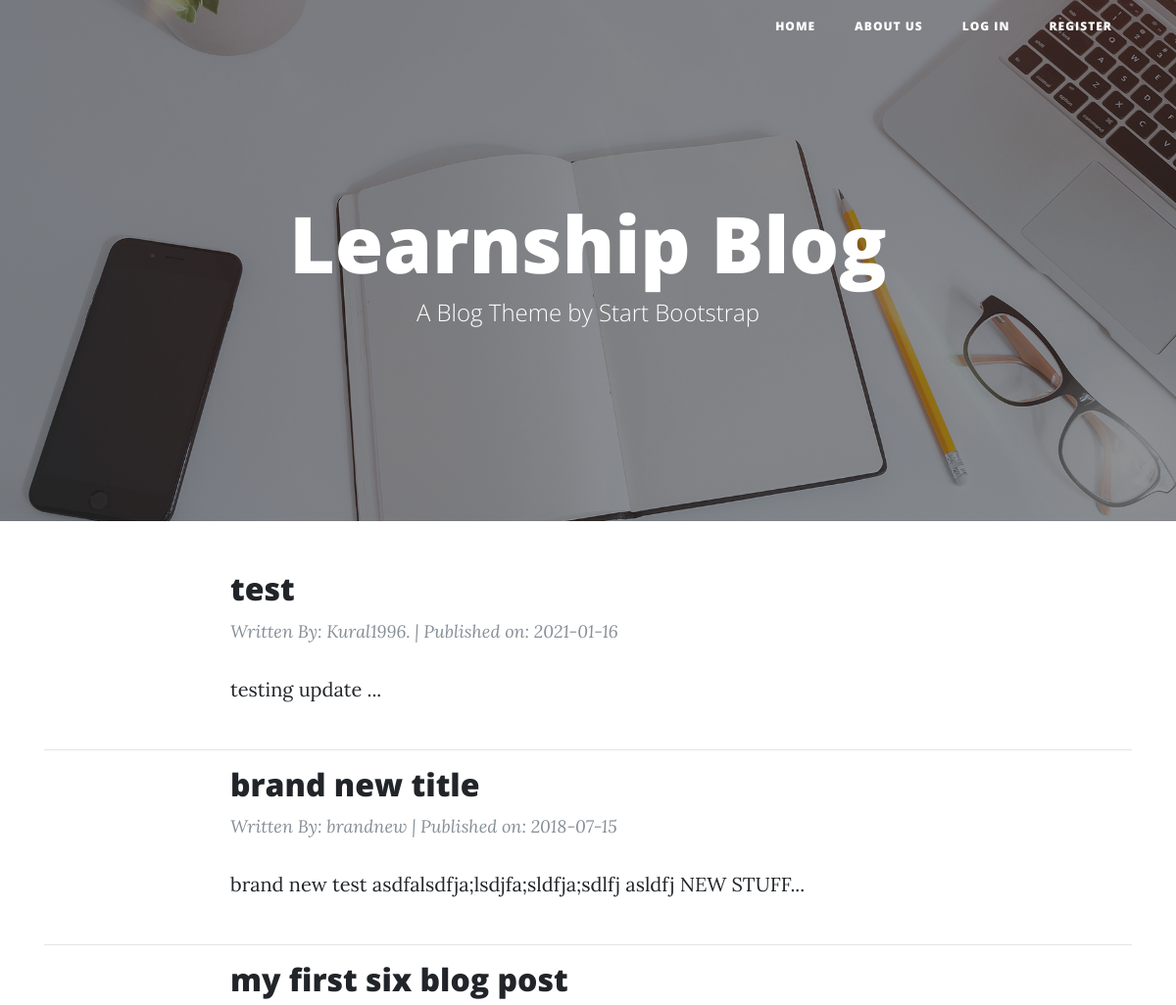
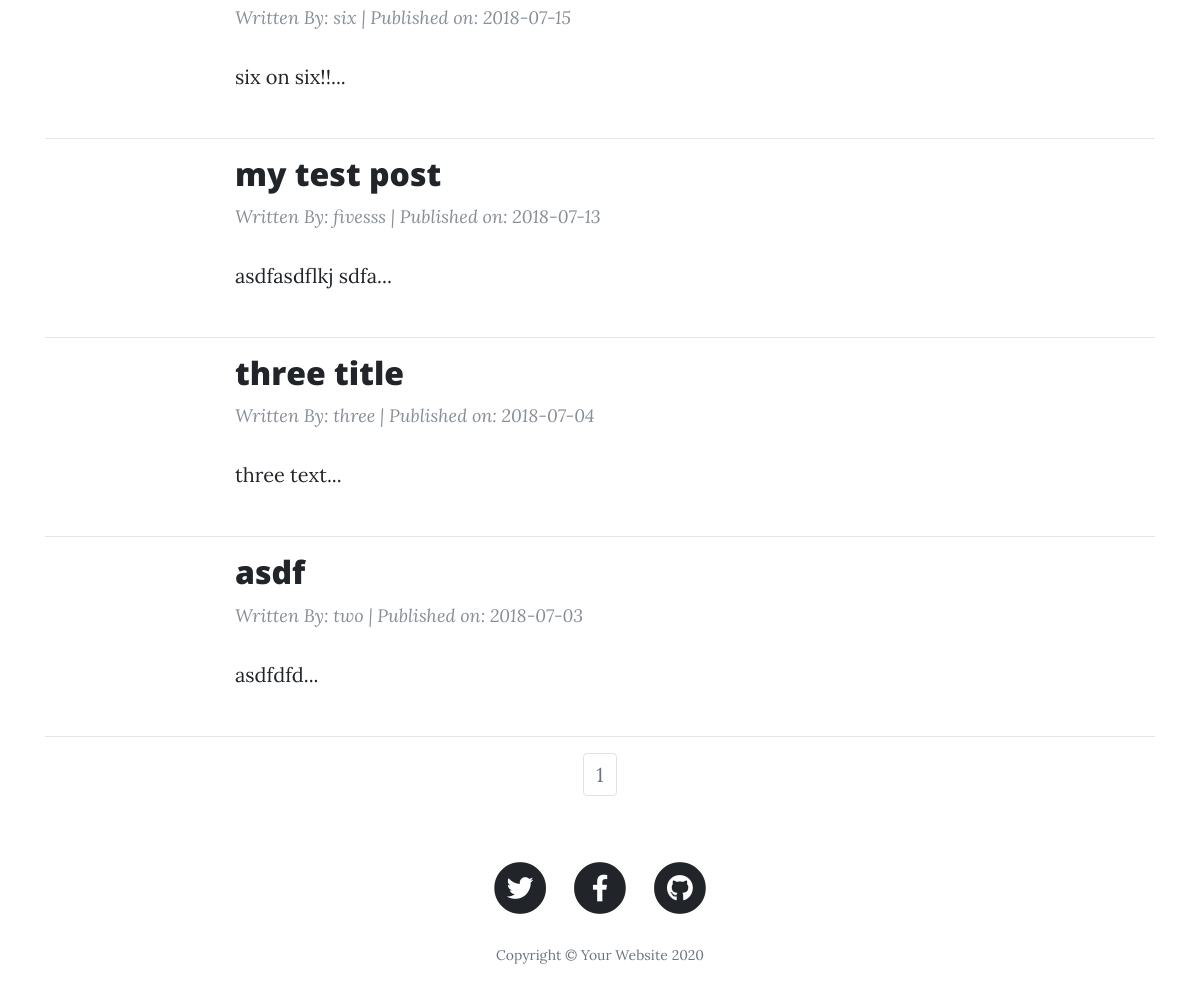
The page / on the database its author committed (2 pictures, top to bottom).
### learnshipblog/models.py (models this page shows, shortened)
class BlogPost(db.Model):
    users = db.relationship(User)
    id = db.Column(db.Integer, primary_key=True)
    user_id = db.Column(db.Integer, db.ForeignKey('users.id'), nullable=False)
    date = db.Column(db.DateTime, nullable=False, default=datetime.utcnow)
    title = db.Column(db.String(140), nullable=False)
    text = db.Column(db.Text, nullable=False)

class User(db.Model, UserMixin):
    __tablename__ = 'users'
    id = db.Column(db.Integer, primary_key = True)
    profile_image = db.Column(db.String(20), nullable=False, default='default_profile.png')
    email = db.Column(db.String(64), unique=True, index=True)
    username = db.Column(db.String(64), unique=True, index=True)
    password_hash = db.Column(db.String(128))
    posts = db.relationship('BlogPost', backref='author', lazy=True)

### learnshipblog/core/views.py (the view)
@core.route('/')
def index():
    page = request.args.get('page', 1, type=int)
    blog_posts = BlogPost.query.order_by(BlogPost.date.desc()).paginate(page=page, per_page=10)
    return render_template('index.html',blog_posts=blog_posts)

### learnshipblog/templates/index.html (shortened to what this page needs)
{% extends "base.html" %}
{% block content %}
<header class="masthead" style="background-image: url('static/img/home-bg.jpg')">
  <div class="overlay"></div>
  <div class="container">
    <div class="row">
      <div class="col-lg-8 col-md-10 mx-auto">
        <div class="site-heading">
          <h1>Learnship Blog</h1>
          <span class="subheading">A Blog Theme by Start Bootstrap</span>
        </div>
      </div>
    </div>
  </div>
</header>
  <div class="container">
    {% for post in blog_posts.items %}
    <div class="row">
      <div class="col-lg-8 col-md-10 mx-auto">
        <div class="post-preview">
        <h2 class="post-title"><a class="card-title" href="  {{ url_for('blog_posts.blog_post', blog_post_id=post.id) }}">{{ post.title }}</a></h2>
        <a class="post-meta" href="{{ url_for('users.user_posts', username=post.author.username) }}">Written By: {{ post.author.username }} | Published on: {{ post.date.strftime('%Y-%m-%d') }}</a>
        <p class="post-subtitle">{{ post.text[:100] }}...</p>
      </div>
    </div>
    </div>
    <hr>
   {% endfor %}
  </div>
   <nav aria-label="Page navigation example">
     <ul class="pagination justify-content-center">
       {% for page_num in blog_posts.iter_pages(left_edge=1, right_edge=1, left_current=1, right_current=2) %}
          {% if blog_posts.page == page_num %}
          <li class="page-item disabled">
            <a class="page-link" href="{{ url_for('core.index', page=page_num) }}">{{ page_num }}</a></li>
          {% else %}
            <li class="page-item"><a class="page-link" href="{{ url_for('core.index', page=page_num) }}">{{ page_num }}</a></li>
          {% endif %}
      {% endfor %}
    </nav>
{% endblock %}

### learnshipblog/templates/base.html (shortened to what this page needs)
<!DOCTYPE html>
<html lang="en">
<head>
  <link href="static/vendor/bootstrap/css/bootstrap.min.css" rel="stylesheet">
  <link href="static/vendor/fontawesome-free/css/all.min.css" rel="stylesheet" type="text/css">
  <link href="static/css/clean-blog.min.css" rel="stylesheet">
</head>
<body>
  <nav class="navbar navbar-expand-lg navbar-light fixed-top" id="mainNav">
    <div class="container">
      <div class="collapse navbar-collapse" id="navbarResponsive">
        <ul class="navbar-nav ml-auto">
          <li class="nav-item">
            <a class="nav-link" href="{{ url_for('core.index') }}">Home</a>
          </li>
          <li class="nav-item">
            <a class="nav-link" href="{{ url_for('core.info') }}">About Us</a>
          </li>
            {% if current_user.is_authenticated %}
            <li class="nav-item"><a class="nav-link" href="{{ url_for('users.logout') }}">Log Out</a></li>
            <li class="nav-item"><a class="nav-link" href="{{ url_for('users.account') }}">Account</a></li>
            <li class="nav-item"><a class="nav-link" href="{{ url_for('blog_posts.create_post') }}">Create Post</a></li>
            {% else %}
            <li class="nav-item"><a class="nav-link" href="{{ url_for('users.login') }}">Log In</a></li>
            <li class="nav-item"><a class="nav-link" href="{{ url_for('users.register') }}">Register</a></li>
            {% endif %}
        </ul>
      </div>
    </div>
  </nav>
  {% block content %}
  {% endblock %}
<footer>
    <div class="container">
      <div class="row">
        <div class="col-lg-8 col-md-10 mx-auto">
          <ul class="list-inline text-center">
            <li class="list-inline-item">
              <a href="#">
                <span class="fa-stack fa-lg">
                  <i class="fas fa-circle fa-stack-2x"></i>
                  <i class="fab fa-twitter fa-stack-1x fa-inverse"></i>
                </span>
              </a>
            </li>
            <li class="list-inline-item">
              <a href="#">
                <span class="fa-stack fa-lg">
                  <i class="fas fa-circle fa-stack-2x"></i>
                  <i class="fab fa-facebook-f fa-stack-1x fa-inverse"></i>
                </span>
              </a>
            </li>
            <li class="list-inline-item">
              <a href="#">
                <span class="fa-stack fa-lg">
                  <i class="fas fa-circle fa-stack-2x"></i>
                  <i class="fab fa-github fa-stack-1x fa-inverse"></i>
                </span>
              </a>
            </li>
          </ul>
          <p class="copyright text-muted">Copyright &copy; Your Website 2020</p>
        </div>
      </div>
    </div>
  </footer>
</body>
</html>

### rows shown on the page
BlogPost: title "test", author.username "Kural1996.", date "2021-01-16", text "testing update"
BlogPost: title "brand new title", author.username "brandnew", date "2018-07-15", text "brand new test asdfalsdfja;lsdjfa;sldfja;sdlfj asldfj NEW STUFF"
BlogPost: title "my first six blog post", author.username "six", date "2018-07-15", text "six on six!!"
BlogPost: title "my test post", author.username "fivesss", date "2018-07-13", text "asdfasdflkj sdfa"
BlogPost: title "three title", author.username "three", date "2018-07-04", text "three text"
BlogPost: title "asdf", author.username "two", date "2018-07-03", text "asdfdfd"

### other values the page prints
{{ page_num }} "1"
